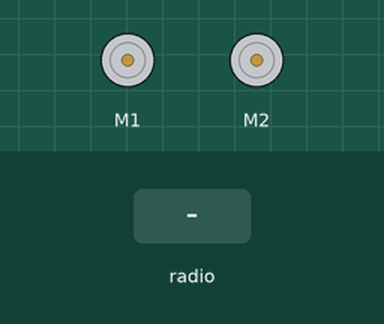
Recording of a program running on a simulated BBC micro:bit (MakeCode). On the bench: 2 × DC motor (green arrow = forward, orange = backward, longer = faster). Inputs (shaded band) come from the test bench.

Above: at 1.2 s.
1.3 s: radio message "1" arrives
At 1.6 s:
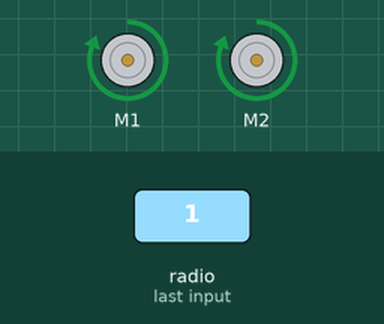
2.8 s: radio message "0" arrives
At 3.9 s:
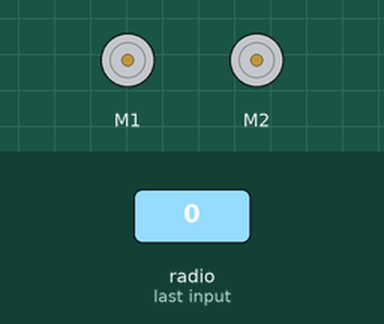
Timing chart, 0 to 5.8 s (numbered marks = the images above; inputs shaded):
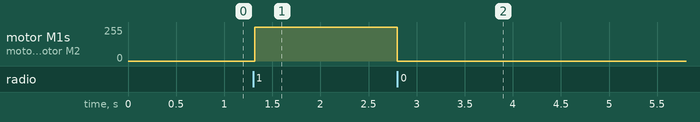

Measured:
- after the input at 1.3 s, motor M1, motor M2: stopped → forward 255/255 at once
- after the input at 2.8 s, motor M1, motor M2: forward 255/255 → stopped at once

The program:

main.ts
```typescript
radio.onReceivedNumberDeprecated(function (receivedNumber) {
    item = receivedNumber
    if (item == 0) {
        maqueen.motorStop(maqueen.aMotors.M1)
        maqueen.motorStop(maqueen.aMotors.M2)
    }
    if (item == 1) {
        maqueen.MotorRun(maqueen.aMotors.M1, maqueen.Dir.CW, 255)
        maqueen.MotorRun(maqueen.aMotors.M2, maqueen.Dir.CW, 255)
    }
    if (item == 2) {
        maqueen.MotorRun(maqueen.aMotors.M1, maqueen.Dir.CCW, 255)
        maqueen.MotorRun(maqueen.aMotors.M2, maqueen.Dir.CCW, 255)
    }
    if (item == 3) {
        maqueen.MotorRun(maqueen.aMotors.M1, maqueen.Dir.CW, 0)
        maqueen.MotorRun(maqueen.aMotors.M2, maqueen.Dir.CW, 255)
    }
    if (item == 4) {
        maqueen.MotorRun(maqueen.aMotors.M1, maqueen.Dir.CW, 255)
        maqueen.MotorRun(maqueen.aMotors.M2, maqueen.Dir.CW, 0)
    }
})
let item = 0
radio.setGroup(1)
```

test.ts
```typescript
// οι δοκιμές πηγαίνουν εδώ, δεν θα γίνει εκτέλεση όταν αυτό το πακέτο χρησιμοποιηθεί ως επέκταση.
```
